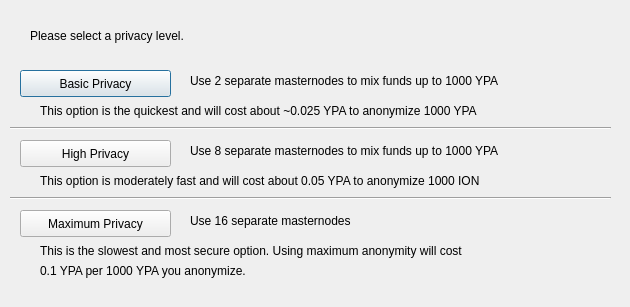
<?xml version="1.0" encoding="UTF-8"?>
<ui version="4.0">
 <class>DarksendConfig</class>
 <widget class="QDialog" name="DarksendConfig">
  <property name="geometry">
   <rect>
    <x>0</x>
    <y>0</y>
    <width>630</width>
    <height>307</height>
   </rect>
  </property>
  <property name="windowTitle">
   <string>Configure Darksend</string>
  </property>
  <widget class="QPushButton" name="buttonBasic">
   <property name="geometry">
    <rect>
     <x>20</x>
     <y>70</y>
     <width>151</width>
     <height>27</height>
    </rect>
   </property>
   <property name="text">
    <string>Basic Privacy</string>
   </property>
  </widget>
  <widget class="QPushButton" name="buttonHigh">
   <property name="geometry">
    <rect>
     <x>20</x>
     <y>140</y>
     <width>151</width>
     <height>27</height>
    </rect>
   </property>
   <property name="text">
    <string>High Privacy</string>
   </property>
  </widget>
  <widget class="QPushButton" name="buttonMax">
   <property name="geometry">
    <rect>
     <x>20</x>
     <y>210</y>
     <width>151</width>
     <height>27</height>
    </rect>
   </property>
   <property name="text">
    <string>Maximum Privacy</string>
   </property>
  </widget>
  <widget class="QLabel" name="label">
   <property name="geometry">
    <rect>
     <x>30</x>
     <y>20</y>
     <width>571</width>
     <height>31</height>
    </rect>
   </property>
   <property name="text">
    <string>Please select a privacy level.</string>
   </property>
  </widget>
  <widget class="QLabel" name="label_2">
   <property name="geometry">
    <rect>
     <x>190</x>
     <y>70</y>
     <width>421</width>
     <height>21</height>
    </rect>
   </property>
   <property name="text">
    <string>Use 2 separate masternodes to mix funds up to 1000 YPA</string>
   </property>
  </widget>
  <widget class="QLabel" name="label_3">
   <property name="geometry">
    <rect>
     <x>190</x>
     <y>140</y>
     <width>411</width>
     <height>21</height>
    </rect>
   </property>
   <property name="text">
    <string>Use 8 separate masternodes to mix funds up to 1000 YPA</string>
   </property>
  </widget>
  <widget class="QLabel" name="label_4">
   <property name="geometry">
    <rect>
     <x>190</x>
     <y>210</y>
     <width>421</width>
     <height>21</height>
    </rect>
   </property>
   <property name="text">
    <string>Use 16 separate masternodes</string>
   </property>
  </widget>
  <widget class="QLabel" name="label_6">
   <property name="geometry">
    <rect>
     <x>40</x>
     <y>100</y>
     <width>561</width>
     <height>21</height>
    </rect>
   </property>
   <property name="text">
    <string>This option is the quickest and will cost about ~0.025 YPA to anonymize 1000 YPA</string>
   </property>
  </widget>
  <widget class="QLabel" name="label_7">
   <property name="geometry">
    <rect>
     <x>40</x>
     <y>170</y>
     <width>561</width>
     <height>21</height>
    </rect>
   </property>
   <property name="text">
    <string>This option is moderately fast and will cost about 0.05 YPA to anonymize 1000 ION</string>
   </property>
  </widget>
  <widget class="QLabel" name="label_8">
   <property name="geometry">
    <rect>
     <x>40</x>
     <y>240</y>
     <width>561</width>
     <height>21</height>
    </rect>
   </property>
   <property name="text">
    <string>This is the slowest and most secure option. Using maximum anonymity will cost</string>
   </property>
  </widget>
  <widget class="QLabel" name="label_9">
   <property name="geometry">
    <rect>
     <x>40</x>
     <y>260</y>
     <width>561</width>
     <height>21</height>
    </rect>
   </property>
   <property name="text">
    <string>0.1 YPA per 1000 YPA you anonymize.</string>
   </property>
  </widget>
  <widget class="Line" name="line">
   <property name="geometry">
    <rect>
     <x>10</x>
     <y>120</y>
     <width>601</width>
     <height>16</height>
    </rect>
   </property>
   <property name="orientation">
    <enum>Qt::Horizontal</enum>
   </property>
  </widget>
  <widget class="Line" name="line_2">
   <property name="geometry">
    <rect>
     <x>10</x>
     <y>190</y>
     <width>601</width>
     <height>16</height>
    </rect>
   </property>
   <property name="orientation">
    <enum>Qt::Horizontal</enum>
   </property>
  </widget>
 </widget>
 <resources/>
 <connections/>
</ui>
